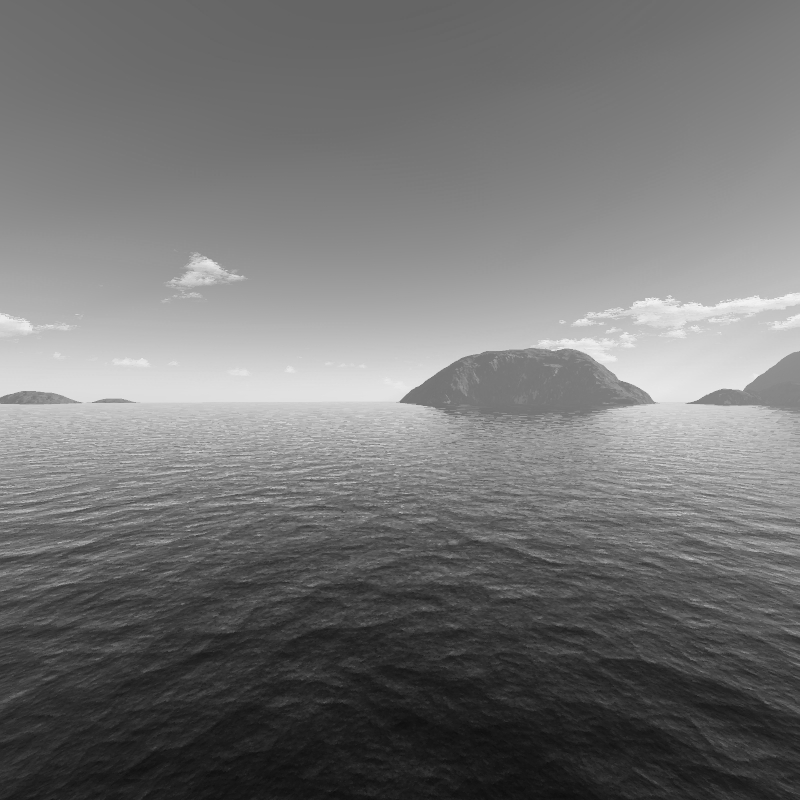
#> input picture 10.RealceManipulacaoHistogramas/EntradaEscalaCinza.pgm, 800 x 800 px
$ python '10)realcepormanipulaçãodehistogramas.py'
#> lines starting #> are read from the running program, lines starting #| are printed output that depends on the picture
# -*- coding: utf-8 -*-
"""10)RealcePorManipulaçãoDeHistogramas.ipynb

Automatically generated by Colab.

Original file is located at
    https://colab.research.google.com/drive/1myywXZdRr8KwP1GZpLv_4JpovzfonGr6

a) Utilizar a funcão de transferência no material sobre histograma para gerar as imagens e gráfico sobre a imagem (PGM)

    Gerar o histograma da imagem gerada

b) Utilizar a funcão de transferência no material sobre histograma para gerar as imagens e gráfico sobre a imagem(PPM - RGB)

    Gerar o histograma da imagem gerada
"""

import numpy as np
import pandas as pd
from PIL import Image
import matplotlib.pyplot as plt

def aplicar_funcao_transferencia(imagem_array):
    histograma, _ = np.histogram(imagem_array, bins=256, range=(0, 255))
    cdf = np.cumsum(histograma) / np.sum(histograma)
    imagem_transformada = (cdf[imagem_array] * 255).astype(np.uint8)
    return imagem_transformada

def gerar_histograma(imagem_array):
    histograma, _ = np.histogram(imagem_array, bins=256, range=(0, 255))
    return histograma

def salvar_grafico(histograma, titulo, cor, nome_arquivo):
    plt.figure(figsize=(10, 6))
    plt.bar(range(256), histograma, color=cor, alpha=0.7)
    plt.title(titulo)
    plt.xlabel("Intensidade")
    plt.ylabel("Frequência")
    plt.savefig(nome_arquivo)
    plt.close()

def processar_imagem_pgm(caminho_imagem):
#> called with caminho_imagem = 'EntradaEscalaCinza.pgm'
    imagem = Image.open(caminho_imagem).convert("L")
#> imagem is the input picture: PIL image 800x800 L; min 13, max 243, mean 115.9
    imagem_array = np.array(imagem)

    imagem_transformada = aplicar_funcao_transferencia(imagem_array)
#> in aplicar_funcao_transferencia, `histograma, _ = np.histogram(imagem_array, bins=256, range=(0, 255))`: histograma = 256 values, max 7974 at index 107, min 0 at index 0, mean 2500
#> in aplicar_funcao_transferencia, `cdf = np.cumsum(histograma) / np.sum(histograma)`: cdf = 256 values from 0 to 1
#> in aplicar_funcao_transferencia, `imagem_transformada = (cdf[imagem_array] * 255).astype(np.uint8)`:
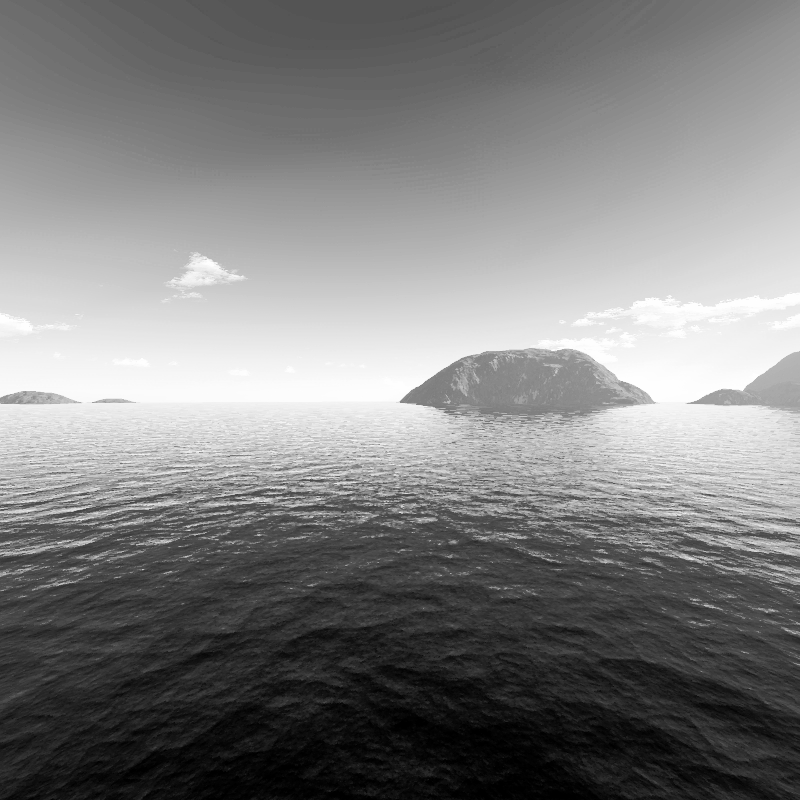
#> imagem_transformada: shape (800, 800); min 0, max 255, mean 127.8
    histograma_transformado = gerar_histograma(imagem_transformada)
#> in gerar_histograma, `histograma, _ = np.histogram(imagem_array, bins=256, range=(0, 255))`: histograma = 256 values, max 7974 at index 100, min 0 at index 6, mean 2500
#> histograma_transformado has the same summary as histograma in gerar_histograma

    Image.fromarray(imagem_transformada).save("imagem_transferida_cinza.pgm")
    salvar_grafico(histograma_transformado, "Histograma - Imagem Transferida (Cinza)", "gray", "histograma_transferido_cinza.png")
#> in salvar_grafico, `plt.savefig(nome_arquivo)`:
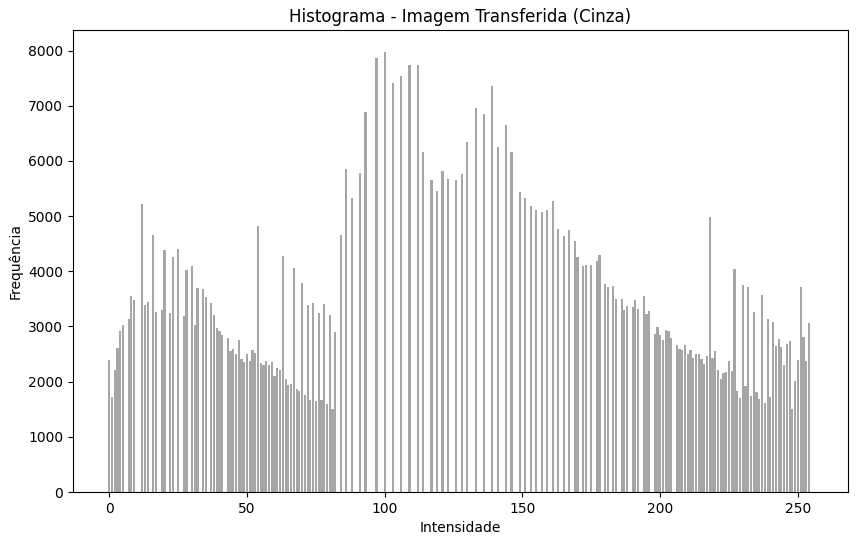
#> figure drawn by matplotlib, 1 panel; tallest bar 7974 high, from x = 99.6 to 100.4

def processar_imagem_ppm(caminho_imagem):
#> (the run stopped early here; a loop or call above may not have finished)

$ run again, with 01.AtividadeImplementarImagemPBMePGM/img2.pgm copied over 10.RealceManipulacaoHistogramas/EntradaEscalaCinza.pgm
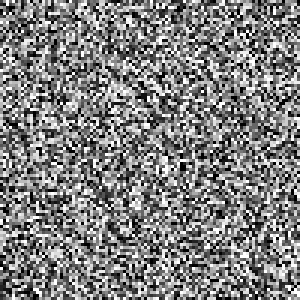
#> input picture 01.AtividadeImplementarImagemPBMePGM/img2.pgm, 100 x 100 px (shown 3 times larger)
#> in processar_imagem_pgm, imagem is the input picture: PIL image 100x100 L; min 0, max 255, mean 127.7
#> in aplicar_funcao_transferencia, `histograma, _ = np.histogram(imagem_array, bins=256, range=(0, 255))`: histograma = 256 values, max 664 at index 85, min 0 at index 1, mean 39.06
#> cdf = 256 values from 0.0599 to 1
#> in gerar_histograma, `histograma, _ = np.histogram(imagem_array, bins=256, range=(0, 255))`: histograma = 256 values, max 664 at index 96, min 0 at index 0, mean 39.06
#> histograma_transformado has the same summary as histograma in gerar_histograma
#> in salvar_grafico, `plt.savefig(nome_arquivo)`:
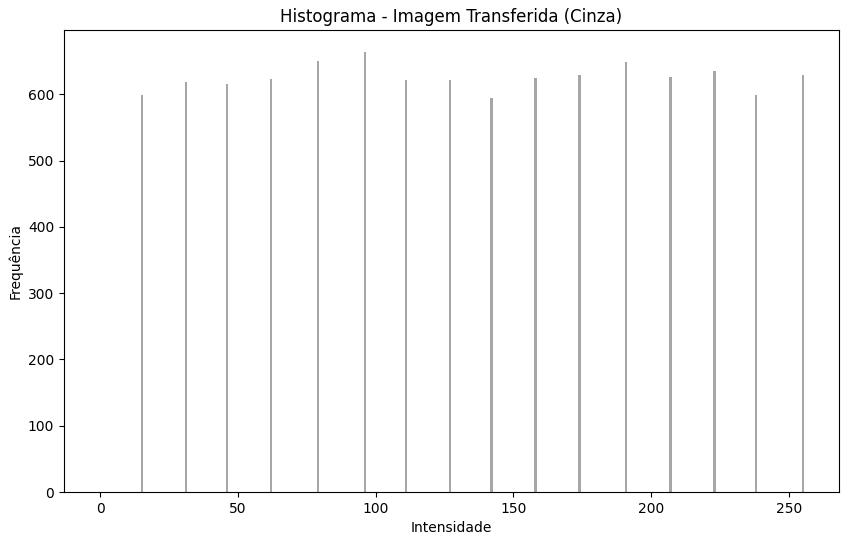
#> figure drawn by matplotlib, 1 panel; tallest bar 664 high, from x = 95.6 to 96.4
